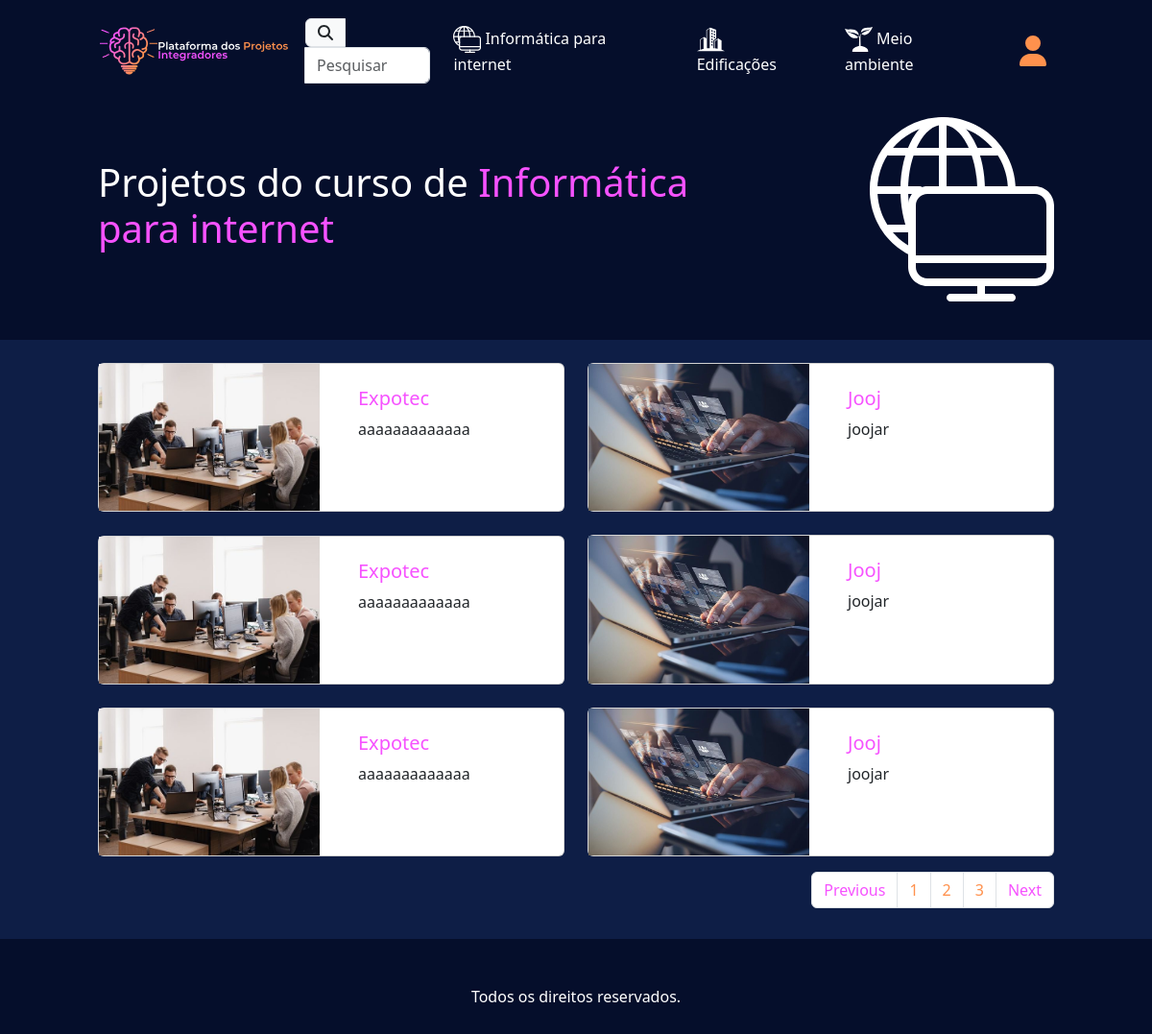
Screenshot of /projetos/1/ with the database file from the repository.
### users/models.py (models this page shows, shortened)
class Curso(models.Model):
    titulo = models.CharField(max_length=50)
    logo = models.FileField(blank=True)

### ppi/models.py (models this page shows, shortened)
class Projeto(models.Model):
    titulo = models.CharField(max_length=80)
    resumo = models.TextField(max_length=150)
    objetivo = models.TextField(max_length=2000)
    capa = models.ImageField('media/')
    pdf = models.FileField(blank=True, null=True)
    imagens = models.ImageField(blank=True, null=True,)
    palavras_chave = models.CharField(max_length=200, blank=True, null=True)
    curso = models.ForeignKey(Curso,on_delete=models.CASCADE, related_name="projetos")
    componentes = models.ManyToManyField(Profile, related_name="projetos", blank=True)
    criado_em = models.DateTimeField(auto_now_add=True,null=True)

### ppi/views.py (the view)
# urls.py: path("projetos/<int:id>/", views.info, name = "projetos"),
def info(request, id):
    curso = get_object_or_404(Curso, id = id)
    posts = Projeto.objects.filter( curso = id )
    context = {
        "curso" : curso,
        "projetos" : posts,
        "range" : range(3)
    }
    return render(request, "cursofeed.html", context)

### ppi/context_processors.py (called while the page is built)
def cursos(request):
    return {
        "cursos" : Curso.objects.all,
    }

### ppi/templates/cursofeed.html (shortened to what this page needs)
{% extends "base.html" %}
{% load static %}
{% block conteudo %}
<div class="container custom-container mb-5 py-3 x">
    <div class="row g-0">
        <div class="col-md-8 ms-auto my-auto">
            <h1 class="text-white">
                Projetos do curso de <a class="roxinho">{{ curso.titulo }}</a>
            </h1>
        </div>
        <div class="col-md-4 d-flex my-auto">
            <img src="{{curso.logo.url}}" class="ms-auto" alt="{{ curso.titulo }}" style="max-height: 12em; max-width: 100%;">
        </div>
    </div>
</div>
<div class="container-fluid blueback">
    <div class="container custom-container">
        <div class="row g-4 d-flex justify-content-center align-items-center">
            {% for x in range%}
                {% for projeto in projetos %}
                <div class="col-md-12 col-lg-6 col-sm-12">
                  <a class="text-decoration-none" href="{% url 'post' projeto.id %}">
                    <div class="card">
                        <div class="row">
                          <div class="col-md-12 col-lg-6 col-sm-12">
                            <img src="{{ projeto.capa.url }}" class="h-100 w-100 img-fluid rounded-0" alt="{{ projeto.titulo }}">
                          </div>
                          <div class="col-md-12 col-lg-6 col-sm-12">
                            <div class="card-body py-4">
                              <h5 class="card-title roxinho">{{ projeto.titulo }}</h5>
                              <p class="card-text">{{ projeto.objetivo }}</p>
                            </div>
                          </div>
                        </div>
                    </div>
                  </a>
                </div>
                {% endfor %}
            {% endfor %}
        </div>
        <nav class="py-3" aria-label="Page navigation example">
            <ul class="pagination justify-content-end">
              <li class="page-item">
                <a class="page-link roxinho">Previous</a>
              </li>
              <li class="page-item"><a class="page-link laranja" href="#">1</a></li>
              <li class="page-item"><a class="page-link laranja" href="#">2</a></li>
              <li class="page-item"><a class="page-link laranja" href="#">3</a></li>
              <li class="page-item">
                <a class="page-link roxinho" href="#">Next</a>
              </li>
            </ul>
        </nav>
    </div>
</div>
{% endblock conteudo %}

### ppi/templates/base.html (shortened to what this page needs)
{% load static %}
<!doctype html>
<html lang="pt-br">
  <head>
    <link href="https://cdn.jsdelivr.net/npm/select2@4.1.0-rc.0/dist/css/select2.min.css" rel="stylesheet" />
    <link href="https://cdn.jsdelivr.net/npm/bootstrap@5.3.3/dist/css/bootstrap.min.css" rel="stylesheet">
    <link rel="stylesheet" href="{% static 'style.css' %}">
  </head>
  <body style="background-color: rgb(5, 14, 43);">
    <nav class="navbar navbar-expand-lg">
      <div class="container custom-container">
          <a class="navbar-brand" href="{% url 'index' %}">
              <img src="{% static 'imgs/logotopo.svg' %}" alt="Logo" style="max-height: 80px;">
          </a>
          <div class="collapse navbar-collapse" id="navbarSupportedContent">
              <ul class="navbar-nav mb-2 mb-lg-0 ms-auto d-flex align-items-center">
                {% if request.path == "/pesquisar/" %}
                <form
                    method="GET"
                    class="d-flex justify-content-center"
                    onsubmit="return redirectToSearchPage();"
                >
                <div class="input-group">
                  <span class="input-group-text" id="basic-addon1">
                    <i class="fa-solid fa-magnifying-glass text-dark"></i>
                  </span>
                  <input type="text" id="pesquisar" class="form-control search-bar" placeholder="Pesquisar" aria-describedby="basic-addon1">
                </div>
                </form>
                {% else %}
                <a class="text-decoration-none" href="{% url 'pesquisar' %}">
                  <div class="input-group">
                    <span class="input-group-text" id="basic-addon1">
                      <i class="fa-solid fa-magnifying-glass text-dark"></i>
                    </span>
                    <input type="text" id="pesquisarstatic" class="form-control search-bar" placeholder="Pesquisar" aria-describedby="basic-addon1" readonly>
                  </div>
                </a>
                {% endif %}
                  {% for curso in cursos %}
                  <li class="nav-item mx-3">
                      <a class="text-white nav-link" href="{% url 'projetos' curso.id %}">
                          <img src="{{ curso.logo.url }}" style="max-width: 1.8rem;" alt="{{curso.titulo}}">
                          {{ curso.titulo }}
                      </a>
                  </li>
                  {% endfor %}
                  {% if user.is_authenticated %}
                  <li class="nav-item ms-3">
                      <a class="nav-link" href="{% url 'verperfil' %}">
                        <i class="fa-solid fa-user fa-2xl laranja"></i>
                      </a>
                  </li>
                  <form method="post" action="{% url 'logout' %}">
                    {% csrf_token %}
                    <li class="nav-item">
                      <button type="submit" class="nav-link text-white">
                        <i class="fa-solid fa-2xl fa-right-from-bracket"></i>
                      </button>
                    </li>
                  </form>
                  {% else %}
                  <li class="nav-item ms-3">
                      <a class="nav-link" href="{% url 'login' %}">
                        <i class="fa-solid fa-user fa-2xl laranja"></i>
                      </a>
                  </li>
                  {% endif %}
              </ul>
          </div>
      </div>
    </nav>
    {% block conteudo %}
    {% endblock conteudo %}
    <footer class="py-5 text-center text-white">
      Todos os direitos reservados.
    </footer>
  </body>
</html>

### ppi/static/style.css (style rules this page uses)
.roxinho { color: rgb(246, 82, 255); text-decoration: none; }
.laranja { color: rgb(255, 145, 77); text-decoration: none; }
.blueback { background-color: rgb(14, 30, 70); }
.custom-container { max-width: 85vw; width: 100%; }
input::placeholder, textarea::placeholder { color: #ffffff; }
input, textarea, select { border: none; }
#pesquisarstatic { width: 100px; }

### rows the page displays
Curso: logo (picture), titulo "Informática para internet"
Curso: logo (picture), titulo "Edificações"
Curso: logo (picture), titulo "Meio ambiente"
Projeto: capa (picture), titulo "Expotec", objetivo "aaaaaaaaaaaaa"
Projeto: capa (picture), titulo "Jooj", objetivo "joojar"
